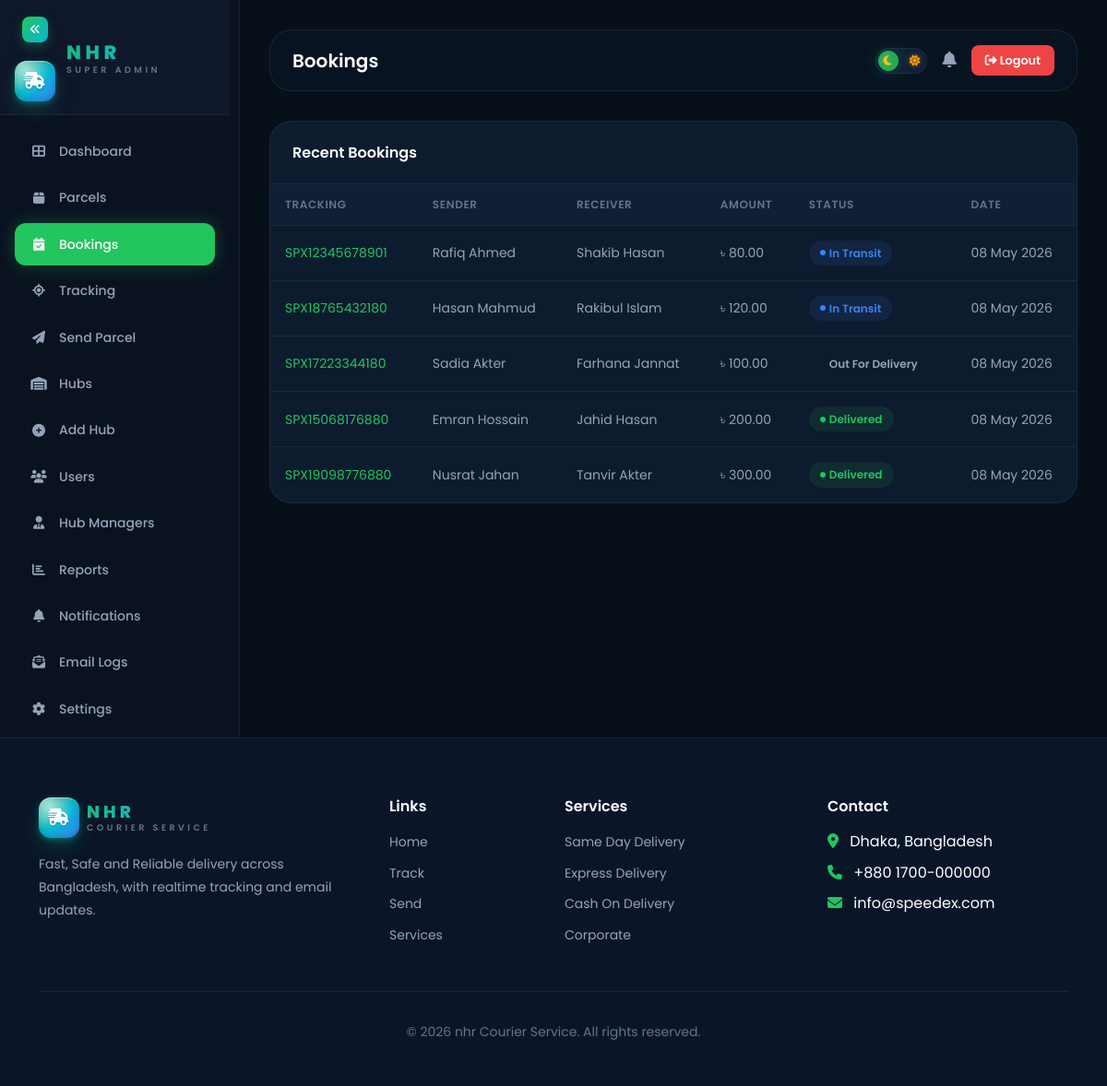
The app's page /admin/bookings.php (signed in) with its own data.
### tables this page shows
CREATE TABLE `parcels` (
  `id` INT UNSIGNED AUTO_INCREMENT PRIMARY KEY,
  `tracking_id` VARCHAR(20) NOT NULL UNIQUE,
  `sender_name` VARCHAR(100) NOT NULL,
  `sender_phone` VARCHAR(20) NOT NULL,
  `sender_email` VARCHAR(255) DEFAULT NULL,
  `sender_address` TEXT NOT NULL,
  `sender_hub_id` INT UNSIGNED NOT NULL,
  `receiver_name` VARCHAR(100) NOT NULL,
  `receiver_phone` VARCHAR(20) NOT NULL,
  `receiver_email` VARCHAR(255) DEFAULT NULL,
  `receiver_address` TEXT NOT NULL,
  `receiver_hub_id` INT UNSIGNED NOT NULL,
  `parcel_type` ENUM('document','small_parcel','medium_parcel','large_parcel','fragile') NOT NULL DEFAULT 'small_parcel',
  `weight` DECIMAL(6,2) NOT NULL DEFAULT 0.00,
  `description` TEXT DEFAULT NULL,
  `delivery_type` ENUM('standard','express','same_day') NOT NULL DEFAULT 'standard',
  `payment_method` ENUM('sender_pay','receiver_pay','cod') NOT NULL DEFAULT 'sender_pay',
  `cod_amount` DECIMAL(10,2) DEFAULT 0.00,
  `delivery_charge` DECIMAL(10,2) NOT NULL DEFAULT 0.00,
  `total_amount` DECIMAL(10,2) NOT NULL DEFAULT 0.00,
  `status` ENUM('pending','picked_up','in_transit','at_hub','out_for_delivery','delivered','returned','cancelled') NOT NULL DEFAULT 'pending',
  `booked_by` INT UNSIGNED DEFAULT NULL,
  `delivered_at` DATETIME DEFAULT NULL,
  `estimated_delivery` DATE DEFAULT NULL,
  `created_at` TIMESTAMP DEFAULT CURRENT_TIMESTAMP,
  `updated_at` TIMESTAMP DEFAULT CURRENT_TIMESTAMP ON UPDATE CURRENT_TIMESTAMP,
  INDEX `idx_parcels_tracking` (`tracking_id`),
  INDEX `idx_parcels_status` (`status`),
  FOREIGN KEY (`sender_hub_id`) REFERENCES `hubs`(`id`) ON DELETE RESTRICT,
  FOREIGN KEY (`receiver_hub_id`) REFERENCES `hubs`(`id`) ON DELETE RESTRICT,
  FOREIGN KEY (`booked_by`) REFERENCES `users`(`id`) ON DELETE SET NULL
);

### config/database.php (called while the page is built, shortened)
<?php
class Database {
    private static ?PDO $instance = null;
    public static function getConnection(): PDO {
        if (self::$instance === null) {
            try {
                $dsn = "mysql:host=" . DB_HOST . ";dbname=" . DB_NAME . ";charset=" . DB_CHARSET;
                self::$instance = new PDO($dsn, DB_USER, DB_PASS, [
                    PDO::ATTR_ERRMODE            => PDO::ERRMODE_EXCEPTION,
                    PDO::ATTR_DEFAULT_FETCH_MODE => PDO::FETCH_ASSOC,
                    PDO::ATTR_EMULATE_PREPARES   => false,
                ]);
            } catch (PDOException $e) {
                error_log("DB Error: " . $e->getMessage());
                die("Database connection failed.");
            }
        }
        return self::$instance;
    }
}
function sanitize($input): string {
    return htmlspecialchars(trim((string)$input), ENT_QUOTES, 'UTF-8');
}

### admin/bookings.php (the view, shortened to what this page needs)
<?php
require_once __DIR__ . '/../includes/admin_shell.php';
$rows = Database::getConnection()->query("SELECT p.tracking_id, p.sender_name, p.receiver_name, p.total_amount, p.status, p.created_at FROM parcels p ORDER BY p.created_at DESC LIMIT 100")->fetchAll();
?>
<div class="table-wrapper"><div class="table-header"><h6 style="margin:0;font-weight:600;">Recent Bookings</h6></div>
<div style="overflow-x:auto;"><table class="table-speedex">
<thead><tr><th>Tracking</th><th>Sender</th><th>Receiver</th><th>Amount</th><th>Status</th><th>Date</th></tr></thead><tbody>
<?php foreach ($rows as $p): ?>
<tr><td class="text-primary-green"><?= sanitize($p['tracking_id']) ?></td><td><?= sanitize($p['sender_name']) ?></td>
<td><?= sanitize($p['receiver_name']) ?></td><td>৳ <?= number_format($p['total_amount'],2) ?></td>
<td><span class="badge-status badge-<?= str_replace('_','-',$p['status']) ?>"><?= ucwords(str_replace('_',' ',$p['status'])) ?></span></td>
<td><?= date('d M Y', strtotime($p['created_at'])) ?></td></tr>
<?php endforeach; ?>
</tbody></table></div></div>

### assets/css/style.css (style rules this page uses)
:root { --primary: #22c55e; --primary-light: #4ade80; --primary-dark: #16a34a; --primary-glow: 0 0 20px rgba(34, 197, 94, 0.3); --primary-glow-strong: 0 0 40px rgba(34, 197, 94, 0.5); --gradient-primary: linear-gradient(135deg, #22c55e, #16a34a); --gradient-hero: linear-gradient(135deg, #071018 0%, #0a1628 50%, #071018 100%); --gradient-card: linear-gradient(135deg, rgba(34, 197, 94, 0.05), rgba(34, 197, 94, 0.02)); --gradient-neon: linear-gradient(90deg, #22c55e, #4ade80, #22c55e); --font-primary: 'Poppins', sans-serif; --font-size-xs: 0.75rem; --font-size-sm: 0.875rem; --font-size-base: 1rem; --font-size-lg: 1.125rem; --font-size-xl: 1.25rem; --font-size-2xl: 1.5rem; --font-size-3xl: 1.875rem; --font-size-4xl: 2.25rem; --font-size-5xl: 3rem; --font-size-6xl: 3.75rem; --space-1: 0.25rem; --space-2: 0.5rem; --space-3: 0.75rem; --space-4: 1rem; --space-5: 1.25rem; --space-6: 1.5rem; --space-8: 2rem; --space-10: 2.5rem; --space-12: 3rem; --space-16: 4rem; --space-20: 5rem; --radius-sm: 8px; --radius-md: 12px; --radius-lg: 16px; --radius-xl: 24px; --radius-full: 9999px; --transition-fast: 0.15s ease; --transition-base: 0.3s ease; --transition-slow: 0.5s ease; --transition-spring: 0.4s cubic-bezier(0.175, 0.885, 0.32, 1.275); --z-dropdown: 100; --z-sticky: 200; --z-modal: 300; --z-toast: 400; }
[data-theme="dark"] { --bg-primary: #071018; --bg-secondary: #0a1628; --bg-tertiary: #0f1f35; --bg-card: rgba(15, 31, 53, 0.8); --bg-card-hover: rgba(15, 31, 53, 0.95); --bg-glass: rgba(7, 16, 24, 0.7); --bg-input: rgba(15, 31, 53, 0.6); --bg-sidebar: #0a1220; --text-primary: #ffffff; --text-secondary: #94a3b8; --text-muted: #64748b; --text-inverse: #071018; --border-color: rgba(34, 197, 94, 0.15); --border-subtle: rgba(255, 255, 255, 0.06); --border-hover: rgba(34, 197, 94, 0.4); --shadow-sm: 0 2px 8px rgba(0, 0, 0, 0.3); --shadow-md: 0 4px 16px rgba(0, 0, 0, 0.4); --shadow-lg: 0 8px 32px rgba(0, 0, 0, 0.5); --shadow-card: 0 4px 24px rgba(0, 0, 0, 0.3); --glass-bg: rgba(10, 22, 40, 0.6); --glass-border: rgba(255, 255, 255, 0.08); --glass-blur: blur(20px); }
*, *::before, *::after { margin: 0; padding: 0; box-sizing: border-box; }
html { scroll-behavior: smooth; -webkit-font-smoothing: antialiased; -moz-osx-font-smoothing: grayscale; }
body { font-family: var(--font-primary); background-color: var(--bg-primary); color: var(--text-primary); line-height: 1.6; overflow-x: hidden; transition: background-color var(--transition-base), color var(--transition-base); }
.table-wrapper { background: var(--bg-card); border: 1px solid var(--border-subtle); border-radius: var(--radius-xl); overflow: hidden; }
.table-wrapper .table-header { padding: var(--space-6); border-bottom: 1px solid var(--border-subtle); display: flex; align-items: center; justify-content: space-between; }
.table-speedex { width: 100%; border-collapse: collapse; }
.table-speedex thead th { background: var(--bg-tertiary); padding: var(--space-3) var(--space-4); font-size: var(--font-size-xs); font-weight: 600; text-transform: uppercase; letter-spacing: 0.05em; color: var(--text-muted); text-align: left; border-bottom: 1px solid var(--border-subtle); }
.table-speedex tbody td { padding: var(--space-4); font-size: var(--font-size-sm); border-bottom: 1px solid var(--border-subtle); color: var(--text-secondary); }
.table-speedex tbody tr:last-child td { border-bottom: none; }
.badge-status { padding: var(--space-1) var(--space-3); border-radius: var(--radius-full); font-size: var(--font-size-xs); font-weight: 600; display: inline-flex; align-items: center; gap: var(--space-1); }
.badge-status::before { content: ''; width: 6px; height: 6px; border-radius: 50%; }
.badge-in-transit { background: rgba(59, 130, 246, 0.1); color: #3b82f6; }
.badge-in-transit::before { background: #3b82f6; }
.badge-delivered { background: rgba(34, 197, 94, 0.1); color: #22c55e; }
.badge-delivered::before { background: #22c55e; }
.text-primary-green { color: var(--primary) !important; }

### records on screen
parcels: tracking "SPX12345678901", sender_name "Rafiq Ahmed", receiver_name "Shakib Hasan", total_amount "80.00", status "In Transit", created_at "08 May 2026"
parcels: tracking "SPX18765432180", sender_name "Hasan Mahmud", receiver_name "Rakibul Islam", total_amount "120.00", status "In Transit", created_at "08 May 2026"
parcels: tracking "SPX17223344180", sender_name "Sadia Akter", receiver_name "Farhana Jannat", total_amount "100.00", status "Out For Delivery", created_at "08 May 2026"
parcels: tracking "SPX15068176880", sender_name "Emran Hossain", receiver_name "Jahid Hasan", total_amount "200.00", status "Delivered", created_at "08 May 2026"
parcels: tracking "SPX19098776880", sender_name "Nusrat Jahan", receiver_name "Tanvir Akter", total_amount "300.00", status "Delivered", created_at "08 May 2026"

### other values on screen
$title "Bookings"
